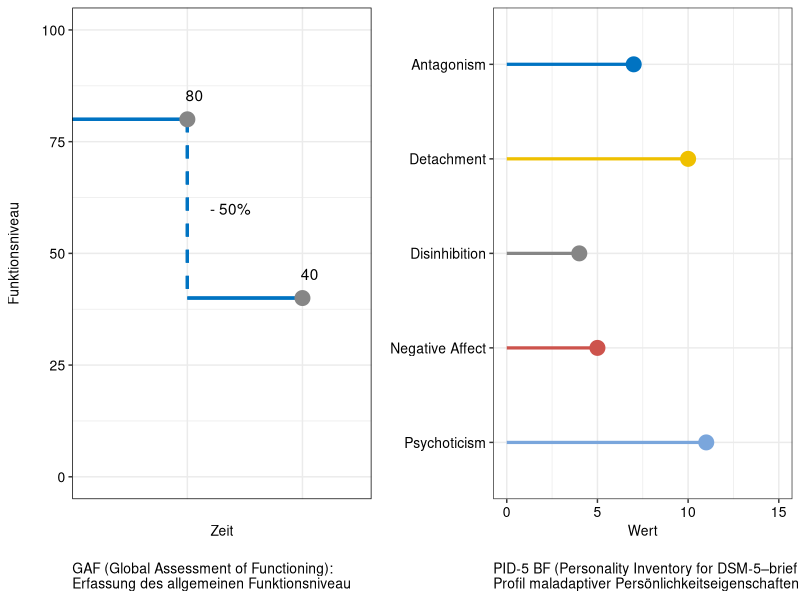
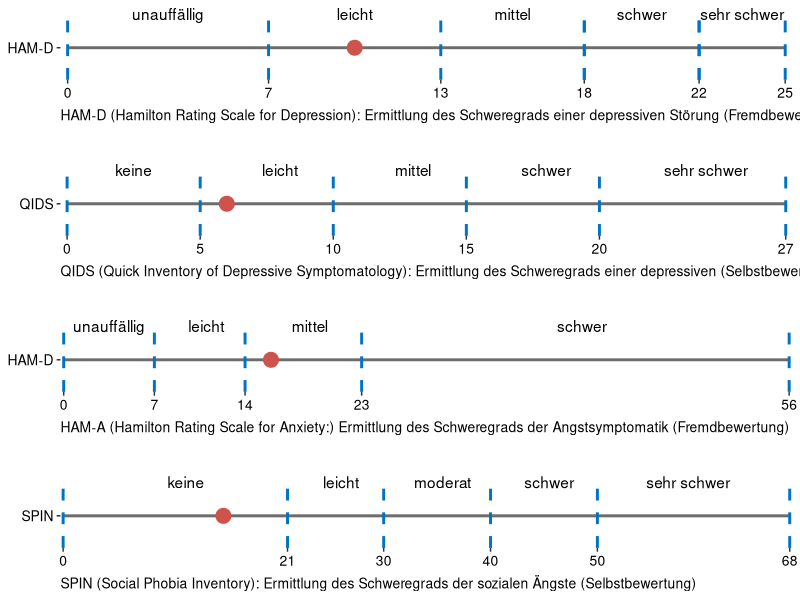
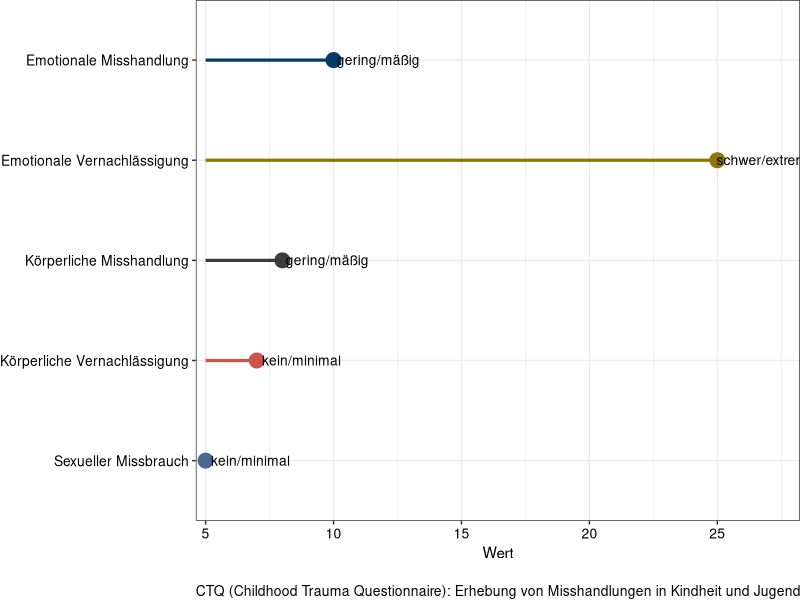

The R script that drew these images, in order:
## ---- chunk 1
knitr::opts_chunk$set(echo = FALSE, dev = "cairo_pdf")
library(tidyverse)
library(patchwork)
library(readxl)
dummy_data <- read_excel("dummy_data.xlsx")
## ---- chunk 2
# generate GAF plot

GAF_data <- dummy_data %>%
  select(GAF_lifetime, GAF_follow_up) %>%
  pivot_longer(cols = c(GAF_lifetime, GAF_follow_up))

GAF_plot <- GAF_data %>%
  ggplot(., aes(
    label = value,
    x = factor(name, levels = c("GAF_lifetime", "GAF_follow_up")),
    y = value
  )) +
  xlab("Zeit") +
  ylab("Funktionsniveau\n") +
  scale_y_continuous(limits = c(0, 100)) +
  geom_text(hjust = 0.1, vjust = -1.5) +
  geom_segment(aes(
    # horizontal segment until first value
    x = 0,
    xend = 1,
    y = value[1],
    yend = value[1]
  ),
  colour = "#0073C2FF",
  size = 1.1) +
  geom_segment(
    aes(
      # vertical segment in between
      x = 1,
      xend = 1,
      y = value[1],
      yend = value[2]
    ),
    colour = "#0073C2FF",
    size = 1.1,
    linetype = "dashed"
  ) +
  geom_segment(aes(
    # horizontal segment until second value
    x = 1,
    xend = 2,
    y = value[2],
    yend = value[2]
  ),
  colour = "#0073C2FF",
  size = 1.1) +
  geom_point(size = 4.75, color = "#868686FF") +
  annotate(
    "text",
    y = (GAF_data$value[1] + GAF_data$value[2]) / 2,
    x = 1.375,
    label = paste0("- ",  100 * round((GAF_data$value[1] - GAF_data$value[2]) / GAF_data$value[1], 2
    ), "%")
  ) +
  theme_bw() +
  theme(
    axis.ticks.x =  element_blank(),
    axis.text = element_text(size = 10, color = "black"),
    axis.text.x = element_blank(),
    axis.title = element_text(size = 10),
 panel.border = element_rect(colour = "black"),
 plot.caption = element_text(hjust = 0, size = 10),
    plot.title =  element_text(hjust = 0, size = 10),
    plot.margin = unit(c(0,0,0,0), "cm")

  ) +
 labs(caption = "\nGAF (Global Assessment of Functioning): \nErfassung des allgemeinen Funktionsniveau")

PID_data <- dummy_data %>%
  select(matches("PID")) %>%
  select(-PID_gesamt) %>%
  pivot_longer(cols = matches("PID")) %>%
  mutate(name = str_to_title(str_replace(
    str_replace(name, pattern = "PID_", ""), "_", " "
  )))

PID_plot <- PID_data %>%
  ggplot(., aes(
    y = factor(name, levels = sort(name, decreasing = TRUE)),
    x = value,
    color = name,
    fill = name
  )) +
  scale_x_continuous(limits = c(0,15), breaks = seq(0,15,5)) +
  geom_point(size = 4.75) +
  geom_segment(aes(
    x = 0,
    xend = value,
    y = name ,
    yend = name),
    size = 1.1) +
  ylab("") +
  xlab("Wert") +
  scale_color_manual( values = c("#0073C2FF" ,"#EFC000FF" ,"#868686FF" ,"#CD534CFF" ,"#7AA6DCFF")) +
  theme_bw() +
  theme(
    axis.text = element_text(size = 10, color = "black"),
    axis.title = element_text(size = 10),
    plot.caption = element_text(hjust = 0, size = 10),
    plot.title =  element_text(hjust = 0, size = 10),
    plot.margin = unit(c(0,0,0,0), "cm"),
  legend.position = "none"
  ) +
  labs(caption = "\nPID-5 BF (Personality Inventory for DSM-5–brief form): \nProfil maladaptiver Persönlichkeitseigenschaften nach DSM-5")


HAM_D_data <- dummy_data %>% 
  select(HAM_D) %>%
  pivot_longer(HAM_D) %>%
  mutate(name = str_replace(name, "_", "-"))
  


HAM_D_plot <- HAM_D_data %>%
  ggplot(., aes(x = value, y = name)) +
  annotate(
    "text",
    x = c(3.5, 10, 15.5, 20, 23.5),
    y = 2.05,
    label = c("unauffällig", "leicht", "mittel", "schwer", "sehr schwer")
  ) +
    geom_segment(aes(
    x = 0,
    xend = 25,
    y = 1 ,
    yend = 1
  ),
  size = 1,
  color = "#3B3B3BBF") +

  geom_segment(
    aes(
      x = 0,
      xend = 0,
      y = 0 ,
      yend = 2
    ),
    linetype = "dashed",
    colour = "#0073C2FF",
    size = 1
  ) +
  
  geom_segment(
    aes(
      x = 7,
      xend = 7,
      y = 0 ,
      yend = 2
    ),
    linetype = "dashed",
    colour = "#0073C2FF",
    size = 1
  ) +
  
  geom_segment(
    aes(
      x = 13,
      xend = 13,
      y = 0 ,
      yend = 2
    ),
    linetype = "dashed",
    colour = "#0073C2FF",
    size = 1
  ) +
  
  
  geom_segment(
    aes(
      x = 18,
      xend = 18,
      y = 0 ,
      yend = 2
    ),
    linetype = "dashed",
    colour = "#0073C2FF",
    size = 1
  ) +
  geom_segment(
    aes(
      x = 22,
      xend = 22,
      y = 0 ,
      yend = 2
    ),
    linetype = "dashed",
    colour = "#0073C2FF",
    size = 1
  ) +
  
  geom_segment(
    aes(
      x = 25,
      xend = 25,
      y = 0 ,
      yend = 2
    ),
    linetype = "dashed",
    colour = "#0073C2FF",
    size = 1
  ) +
  
  geom_segment(
    aes(
      x = 18,
      xend = 18,
      y = 0 ,
      yend = 2
    ),
    linetype = "dashed",
    colour = "#0073C2FF",
    size = 1
  ) +
  geom_segment(
    aes(
      x = 22,
      xend = 22,
      y = 0 ,
      yend = 2
    ),
    linetype = "dashed",
    colour = "#0073C2FF",
    size = 1
  ) +
  scale_x_continuous(
    limits = c(-0.25, 25.25),
    breaks = c(0, 7, 13, 18, 22, 25),
    expand = c(0, 0)
  ) +
geom_point(aes(x = value, y = 1), size = 4.75, color = "#CD534CFF") +
    scale_y_continuous(
    limits = c(0,2.25),
    breaks = c(1),
    labels = "HAM-D",
    expand = c(0, 0)
  ) +
  theme_bw() +
  theme(
    axis.text.y = element_text(size = 10, color = "black"),
    axis.text.x = element_text(size = 10, color = "black"),
    axis.title = element_blank(),
  #  axis.line.y = element_line(color = "white"),
    panel.background = element_blank(),
    panel.border = element_blank(),
    panel.grid.minor = element_blank(),
    panel.grid.major = element_blank(),
    plot.caption = element_text(hjust = 0, size = 10),
    plot.title =  element_text(hjust = 0, size = 10),
    plot.margin = unit(c(0, 0, 0, 0), "cm"),
    legend.position = "none"
  ) +
  labs(caption = "HAM-D (Hamilton Rating Scale for Depression): Ermittlung des Schweregrads einer depressiven Störung (Fremdbewertung)")




QIDS_data <- dummy_data %>% 
  select(QIDS) %>%
  pivot_longer(QIDS) %>%
  mutate(name = str_replace(name, "_", "-"))
  


QIDS_plot <- QIDS_data %>%
  ggplot(., aes(x = value, y = name)) +
  annotate(
    "text",
    x = c(2.5, 8, 13, 18, 24),
    y = 2.05,
    label = c("keine", "leicht", "mittel", "schwer", "sehr schwer")
  ) +
    geom_segment(aes(
    x = 0,
    xend = 27,
    y = 1 ,
    yend = 1
  ),
  size = 1,
  color = "#3B3B3BBF") +

  geom_segment(
    aes(
      x = 0,
      xend = 0,
      y = 0 ,
      yend = 2
    ),
    linetype = "dashed",
    colour = "#0073C2FF",
    size = 1
  ) +
  
  geom_segment(
    aes(
      x = 5,
      xend = 5,
      y = 0 ,
      yend = 2
    ),
    linetype = "dashed",
    colour = "#0073C2FF",
    size = 1
  ) +
  
  geom_segment(
    aes(
      x = 10,
      xend = 10,
      y = 0 ,
      yend = 2
    ),
    linetype = "dashed",
    colour = "#0073C2FF",
    size = 1
  ) +
  
  
  geom_segment(
    aes(
      x = 15,
      xend = 15,
      y = 0 ,
      yend = 2
    ),
    linetype = "dashed",
    colour = "#0073C2FF",
    size = 1
  ) +
  geom_segment(
    aes(
      x = 20,
      xend = 20,
      y = 0 ,
      yend = 2
    ),
    linetype = "dashed",
    colour = "#0073C2FF",
    size = 1
  ) +
  
  geom_segment(
    aes(
      x = 27,
      xend = 27,
      y = 0 ,
      yend = 2
    ),
    linetype = "dashed",
    colour = "#0073C2FF",
    size = 1
  ) +
  scale_x_continuous(
    limits = c(-0.25, 27.25),
    breaks = c(0, 5, 10, 15, 20, 27),
    expand = c(0, 0)
  ) +
geom_point(aes(x = value, y = 1), size = 4.75, color = "#CD534CFF") +
    scale_y_continuous(
    limits = c(0,2.25),
    breaks = c(1),
    labels = "QIDS",
    expand = c(0, 0)
  ) +
  theme_bw() +
  theme(
    axis.text.y = element_text(size = 10, color = "black"),
    axis.text.x = element_text(size = 10, color = "black"),
    axis.title = element_blank(),
  #  axis.line.y = element_line(color = "white"),
    panel.background = element_blank(),
    panel.border = element_blank(),
    panel.grid.minor = element_blank(),
    panel.grid.major = element_blank(),
    plot.caption = element_text(hjust = 0, size = 10),
    plot.title =  element_text(hjust = 0, size = 10),
    plot.margin = unit(c(1, 0, 0, 0), "cm"),
    legend.position = "none"
  ) +
  labs(caption = "QIDS (Quick Inventory of Depressive Symptomatology): Ermittlung des Schweregrads einer depressiven (Selbstbewertung)")


HAM_A_data <- dummy_data %>% 
  select(HAM_A) %>%
  pivot_longer(HAM_A) %>%
  mutate(name = str_replace(name, "_", "-"))
  


HAM_A_plot <- HAM_A_data %>%
  ggplot(., aes(x = value, y = name)) +
  annotate(
    "text",
    x = c(3.5, 11, 19, 40),
    y = 2.05,
    label = c("unauffällig", "leicht", "mittel", "schwer")
  ) +
    geom_segment(aes(
    x = 0,
    xend = 56,
    y = 1 ,
    yend = 1
  ),
  size = 1,
  color = "#3B3B3BBF") +

  geom_segment(
    aes(
      x = 0,
      xend = 0,
      y = 0 ,
      yend = 2
    ),
    linetype = "dashed",
    colour = "#0073C2FF",
    size = 1
  ) +
  
  geom_segment(
    aes(
      x = 7,
      xend = 7,
      y = 0 ,
      yend = 2
    ),
    linetype = "dashed",
    colour = "#0073C2FF",
    size = 1
  ) +
  
  geom_segment(
    aes(
      x = 14,
      xend = 14,
      y = 0 ,
      yend = 2
    ),
    linetype = "dashed",
    colour = "#0073C2FF",
    size = 1
  ) +
  geom_segment(
    aes(
      x = 23,
      xend = 23,
      y = 0 ,
      yend = 2
    ),
    linetype = "dashed",
    colour = "#0073C2FF",
    size = 1
  ) +
  
  geom_segment(
    aes(
      x = 56,
      xend = 56,
      y = 0 ,
      yend = 2
    ),
    linetype = "dashed",
    colour = "#0073C2FF",
    size = 1
  ) +
  scale_x_continuous(
    limits = c(-0.25, 56.25),
    breaks = c(0, 7, 14, 23, 56),
    expand = c(0, 0)
  ) +
geom_point(aes(x = value, y = 1), size = 4.75, color = "#CD534CFF") +
    scale_y_continuous(
    limits = c(0,2.25),
    breaks = c(1),
    labels = "HAM-D",
    expand = c(0, 0)
  ) +
  theme_bw() +
  theme(
    axis.text.y = element_text(size = 10, color = "black"),
    axis.text.x = element_text(size = 10, color = "black"),
    axis.title = element_blank(),
  #  axis.line.y = element_line(color = "white"),
    panel.background = element_blank(),
    panel.border = element_blank(),
    panel.grid.minor = element_blank(),
    panel.grid.major = element_blank(),
    plot.caption = element_text(hjust = 0, size = 10),
    plot.title =  element_text(hjust = 0, size = 10),
    plot.margin = unit(c(1, 0, 0, 0), "cm"),
    legend.position = "none"
  ) +
  labs(caption = "HAM-A (Hamilton Rating Scale for Anxiety:) Ermittlung des Schweregrads der Angstsymptomatik (Fremdbewertung)")


SPIN_data <- dummy_data %>% 
  select(SPIN) %>%
  pivot_longer(SPIN) %>%
  mutate(name = str_replace(name, "_", "-"))
  


SPIN_plot <- SPIN_data %>%
  ggplot(., aes(x = value, y = name)) +
  annotate(
    "text",
    x = c(11.5, 26, 35.5, 45.5, 58.5),
    y = 2.05,
    label = c("keine", "leicht", "moderat", "schwer", "sehr schwer")
  ) +
    geom_segment(aes(
    x = 0,
    xend = 68,
    y = 1 ,
    yend = 1
  ),
  size = 1,
  color = "#3B3B3BBF") +

  geom_segment(
    aes(
      x = 0,
      xend = 0,
      y = 0 ,
      yend = 2
    ),
    linetype = "dashed",
    colour = "#0073C2FF",
    size = 1
  ) +
  
  geom_segment(
    aes(
      x = 21,
      xend = 21,
      y = 0 ,
      yend = 2
    ),
    linetype = "dashed",
    colour = "#0073C2FF",
    size = 1
  ) +
  
  geom_segment(
    aes(
      x = 30,
      xend = 30,
      y = 0 ,
      yend = 2
    ),
    linetype = "dashed",
    colour = "#0073C2FF",
    size = 1
  ) +
  
  
  geom_segment(
    aes(
      x = 40,
      xend = 40,
      y = 0 ,
      yend = 2
    ),
    linetype = "dashed",
    colour = "#0073C2FF",
    size = 1
  ) +
  geom_segment(
    aes(
      x = 50,
      xend = 50,
      y = 0 ,
      yend = 2
    ),
    linetype = "dashed",
    colour = "#0073C2FF",
    size = 1
  ) +
  
  geom_segment(
    aes(
      x = 68,
      xend = 68,
      y = 0 ,
      yend = 2
    ),
    linetype = "dashed",
    colour = "#0073C2FF",
    size = 1
  ) +
  scale_x_continuous(
    limits = c(-0.25, 68.25),
    breaks = c(0, 21, 30, 40, 50, 68),
    expand = c(0, 0)
  ) +
geom_point(aes(x = value, y = 1), size = 4.75, color = "#CD534CFF") +
    scale_y_continuous(
    limits = c(0,2.25),
    breaks = c(1),
    labels = "SPIN",
    expand = c(0, 0)
  ) +
  theme_bw() +
  theme(
    axis.text.y = element_text(size = 10, color = "black"),
    axis.text.x = element_text(size = 10, color = "black"),
    axis.title = element_blank(),
  #  axis.line.y = element_line(color = "white"),
    panel.background = element_blank(),
    panel.border = element_blank(),
    panel.grid.minor = element_blank(),
    panel.grid.major = element_blank(),
    plot.caption = element_text(hjust = 0, size = 10),
    plot.title =  element_text(hjust = 0, size = 10),
    plot.margin = unit(c(1, 0, 0, 0), "cm"),
    legend.position = "none"
  ) +
  labs(caption = "SPIN (Social Phobia Inventory): Ermittlung des Schweregrads der sozialen Ängste (Selbstbewertung)")



CTQ_data <- dummy_data %>%
  select(matches("Emo|Körper|Sex")) %>%
  pivot_longer(cols = matches("Emo|Körper|Sex")) %>%
  mutate(
    name = str_to_title(str_replace(name, "_", " ")),
    category = case_when(
      name == "Emotionale Misshandlung" &
        value %in% c(5:8) ~ "kein/minimal",
      name == "Emotionale Misshandlung" &
        value %in% c(9:12) ~ "gering/mäßig",
      name == "Emotionale Misshandlung" &
        value %in% c(13:15) ~ "mäßig/schwer",
      name == "Emotionale Misshandlung" &
        value %in% c(16:25) ~ "schwer/extrem",
      name == "Körperliche Misshandlung" &
        value %in% c(5:7) ~ "kein/minimal",
      name == "Körperliche Misshandlung" &
        value %in% c(8:9) ~  "gering/mäßig",
      name == "Körperliche Misshandlung" &
        value %in% c(10:12) ~  "mäßig/schwer",
      name == "Körperliche Misshandlung" &
        value %in% c(13:25) ~  "schwer/extrem",
      name == "Sexueller Missbrauch" &
        value %in% c(5) ~ "kein/minimal",
      name == "Sexueller Missbrauch" &
        value %in% c(6:7) ~ "gering/mäßig",
      name == "Sexueller Missbrauch" &
        value %in% c(8:12) ~ "mäßig/schwer",
      name == "Sexueller Missbrauch" &
        value %in% c(13:25) ~  "schwer/extrem",
      name == "Emotionale Vernachlässigung" &
        value %in% c(5:9) ~   "kein/minimal",
      name == "Emotionale Vernachlässigung" &
        value %in% c(10:14) ~   "gering/mäßig",
      name == "Emotionale Vernachlässigung" &
        value %in% c(15:17) ~   "mäßig/schwer",
      name == "Emotionale Vernachlässigung" &
        value %in% c(18:25) ~   "schwer/extrem",
      name == "Körperliche Vernachlässigung" &
        value %in% c(5:7) ~    "kein/minimal",
      name == "Körperliche Vernachlässigung" &
        value %in% c(8:9) ~  "gering/mäßig",
      name == "Körperliche Vernachlässigung" &
        value %in% c(10:12) ~    "mäßig/schwer",
      name == "Körperliche Vernachlässigung" &
        value %in% c(13:25) ~     "schwer/extrem"
    )
  )


CTQ_plot <- CTQ_data %>%
  ggplot(.,
         aes(
           y = factor(name, levels = sort(name, decreasing = TRUE)),
           x = value,
           color = name,
           fill = name,
           label = category
         )) +
  scale_x_continuous(breaks = seq(5, 25, by = 5), limits = c(4.85, 28), expand = c(0.01,0)) +
  geom_point(size = 4.75) +
  geom_segment(aes(
    x = 5,
    xend = value,
    y = name ,
    yend = name
  ),
  size = 1.1) +
  geom_text(
    color = "black",
    nudge_x = 1.75,
    nudge_y = 0,
    size = 3.5
  ) +
  ylab("") +
  xlab("Wert") +
  scale_fill_manual(values = c(
    "#003C67FF",
    "#8F7700FF",
    "#3B3B3BFF",
    "#CD534CFF",
    "#4A6990FF"
  )) +
  scale_color_manual(values = c(
    "#003C67FF",
    "#8F7700FF",
    "#3B3B3BFF",
    "#CD534CFF",
    "#4A6990FF"
  )) +
  theme_bw() +
  theme(
    axis.text.y = element_text(size = 10, color = "black"),
    axis.text.x = element_text(size = 10, color = "black"),
    axis.title.y = element_blank(),
    plot.caption = element_text(hjust = 0, size = 10),
    plot.title =  element_text(hjust = 0, size = 10),
    plot.margin = unit(c(0, 0, 0, 0), "cm"),
    legend.position = "none"
  )  +
  labs(caption = "\nCTQ (Childhood Trauma Questionnaire): Erhebung von Misshandlungen in Kindheit und Jugend")

## ---- chunk 3
(GAF_plot | PID_plot) + plot_layout(widths = c(2, 2))
## ---- chunk 4
HAM_D_plot + QIDS_plot + HAM_A_plot+ SPIN_plot + plot_layout(nrow = 4)
## ---- chunk 5
CTQ_plot
